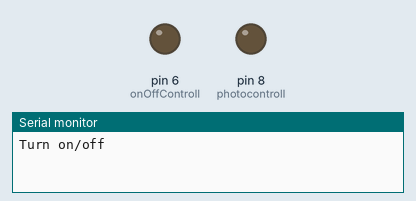
The sketch below on a simulated Arduino Uno, built with avr-gcc and run on an emulated ATmega328P. Shown: output pins drawn as LEDs (lit = HIGH), the last lines printed to the serial monitor.

Above: at 0.5 s.
At 17.17 s:
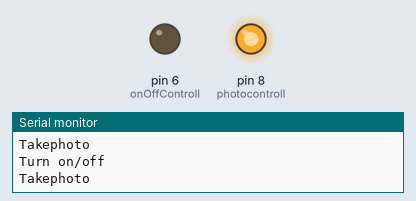
Timing chart, 0 to 21.0 s (numbered marks = the images above):
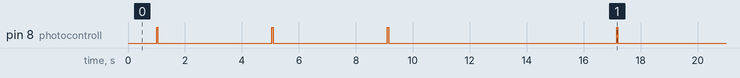

The sketch:

Controll_Camera_non13.ino
```cpp
/*
turn on camera and off
*/

int onOffControll = 6;
int photocontroll = 8;
// the setup function runs once when you press reset or power the board
void setup() {
  // initialize digital pin photocontroll as an output.
  pinMode(photocontroll, OUTPUT);
  pinMode(onOffControll, OUTPUT);
  Serial.begin(9600);
  analogWrite(photocontroll, 10);   // turn the LED on (HIGH is the voltage level)


}

// the loop function runs over and over again forever
void loop() {
  analogWrite(onOffControll, 200);

  onoff();   //turn on camera
  delay(1000);                       // wait for a second


  takephoto();
  delay(4000);

  takephoto();
  delay(4000);


  takephoto();
  delay(4000);

  //onoff();
  delay(3000);//sleep for 5 secs


}

void takephoto() {
  Serial.println("Takephoto");
  digitalWrite(photocontroll, LOW);   // turn the LED on (HIGH is the voltage level)
  digitalWrite(photocontroll, HIGH);    // turn the LED off by making the voltage LOW
  delay(50);                       // fine tuning this parameter
  digitalWrite(photocontroll, LOW);   // turn the LED on (HIGH is the voltage level)


}

void onoff() {

  Serial.println("Turn on/off");

  analogWrite(onOffControll, 0);
  analogWrite(onOffControll, 150);
  delay(1);
  analogWrite(onOffControll, 0);


}
```

Measured:
- by itself, pin 8 (photocontroll): repeats every 16.2 s: 2 × (LOW 4.0 s, HIGH 0.05 s), LOW 8.0 s, HIGH 0.05 s
- by itself, everything shown: repeats every 16.2 s, in 8 steps
